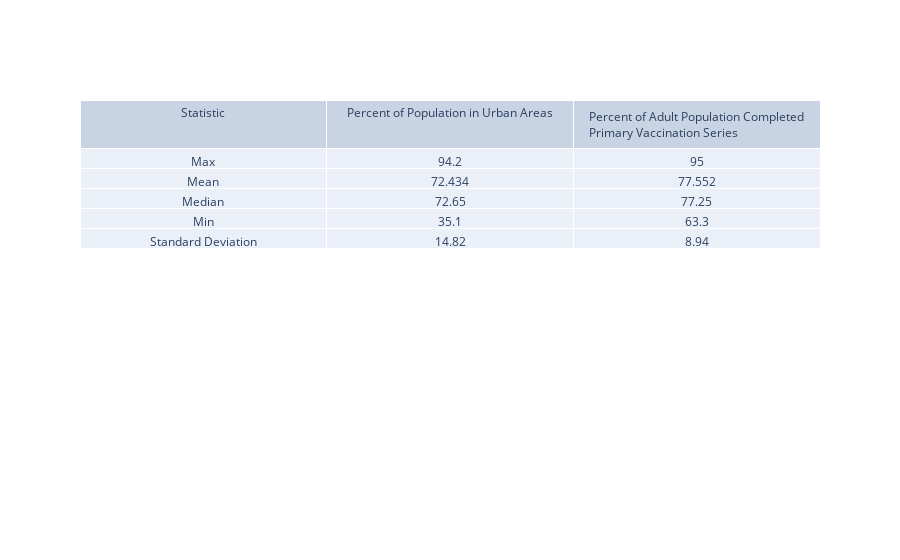

Source (notebook cell):
### Code cell
# Table of stats
stats = go.Figure(data=[go.Table(header=dict(values=['Statistic', 'Percent of Population in Urban Areas', 'Percent of Adult Population Completed Primary Vaccination Series']),
                 cells=dict(values=[['Max', 'Mean', 'Median', 'Min', 'Standard Deviation'], [x_val2_max, x_val2_mean, x_val2_median, x_val2_min, round(x_val2_std, 2)], [y_val2_max, y_val2_mean, y_val2_median, y_val2_min, round(y_val2_std, 2)]]))
                     ])
stats.show()
stats.write_image("./urban_and_vaccination_stats_table.png")

### Figure 1 — Plotly figure (JSON) as saved in the notebook; plotly's stock layout.template omitted (floating-point values rounded to 4 significant figures)
{"data": [{"cells": {"values": [["Max", "Mean", "Median", "Min", "Standard Deviation"], [94.2, 72.43, 72.65, 35.1, 14.82], [95, 77.55, 77.25, 63.3, 8.94]]}, "header": {"values": ["Statistic", "Percent of Population in Urban Areas", "Percent of Adult Population Completed Primary Vaccination Series"]}, "type": "table"}], "layout": {}}
